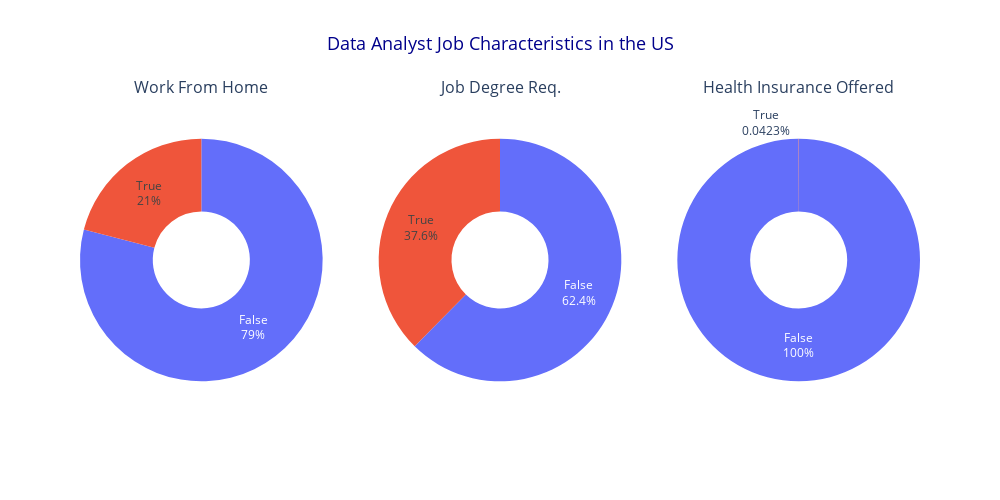

The cell this chart's notebook holds for it:
### Code cell
import plotly.graph_objects as go
from plotly.subplots import make_subplots

# Define column mapping
dict_column = {
    'job_work_from_home': 'Work From Home',
    'job_no_degree_mention': 'Job Degree Req.',
    'job_health_insurance': 'Health Insurance Offered'
}

# Create 1 row, 3 column subplot for pie charts
fig = make_subplots(rows=1, cols=3, specs=[[{'type':'domain'}]*3],
                    subplot_titles=list(dict_column.values()))

# Loop through columns and add pie charts
for i, (column, title) in enumerate(dict_column.items()):
    value_counts = df_DA_CA[column].value_counts()
    fig.add_trace(
        go.Pie(
            labels=value_counts.index.astype(str),
            values=value_counts.values,
            hole=0.4,  # donut chart
            textinfo='percent+label'
        ),
        row=1,
        col=i+1
    )

# Add a global title
fig.update_layout(
    title_text="Data Analyst Job Characteristics in the US",
    title_font=dict(size=18, color='darkblue'),
    title_x=0.5,
    showlegend=False,
    height=500,
    width=1000
)

fig.show()

### Figure 1 — Plotly figure (JSON) as saved in the notebook; plotly's stock layout.template omitted (floating-point values rounded to 4 significant figures)
{"data": [{"domain": {"x": [0, 0.2889], "y": [0, 1]}, "hole": 0.4, "labels": ["False", "True"], "textinfo": "percent+label", "type": "pie", "values": [1869, 496]}, {"domain": {"x": [0.3556, 0.6444], "y": [0, 1]}, "hole": 0.4, "labels": ["False", "True"], "textinfo": "percent+label", "type": "pie", "values": [1476, 889]}, {"domain": {"x": [0.7111, 1], "y": [0, 1]}, "hole": 0.4, "labels": ["False", "True"], "textinfo": "percent+label", "type": "pie", "values": [2364, 1]}], "layout": {"annotations": [{"font": {"size": 16}, "showarrow": false, "text": "Work From Home", "x": 0.1444, "xanchor": "center", "xref": "paper", "y": 1, "yanchor": "bottom", "yref": "paper"}, {"font": {"size": 16}, "showarrow": false, "text": "Job Degree Req.", "x": 0.5, "xanchor": "center", "xref": "paper", "y": 1, "yanchor": "bottom", "yref": "paper"}, {"font": {"size": 16}, "showarrow": false, "text": "Health Insurance Offered", "x": 0.8556, "xanchor": "center", "xref": "paper", "y": 1, "yanchor": "bottom", "yref": "paper"}], "height": 500, "showlegend": false, "title": {"font": {"color": "darkblue", "size": 18}, "text": "Data Analyst Job Characteristics in the US", "x": 0.5}, "width": 1000}}
